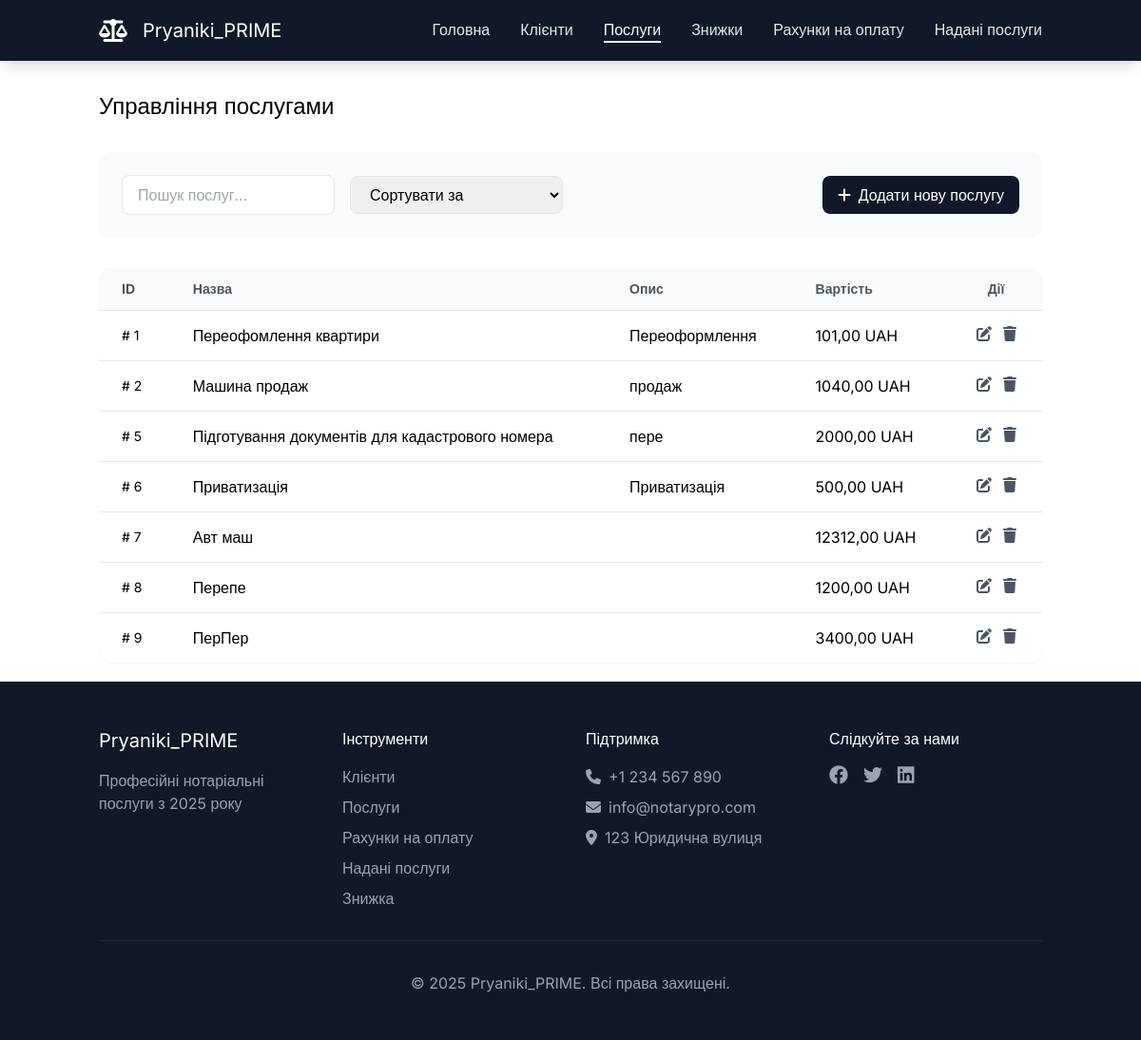
The app's page /services (signed in), older data.
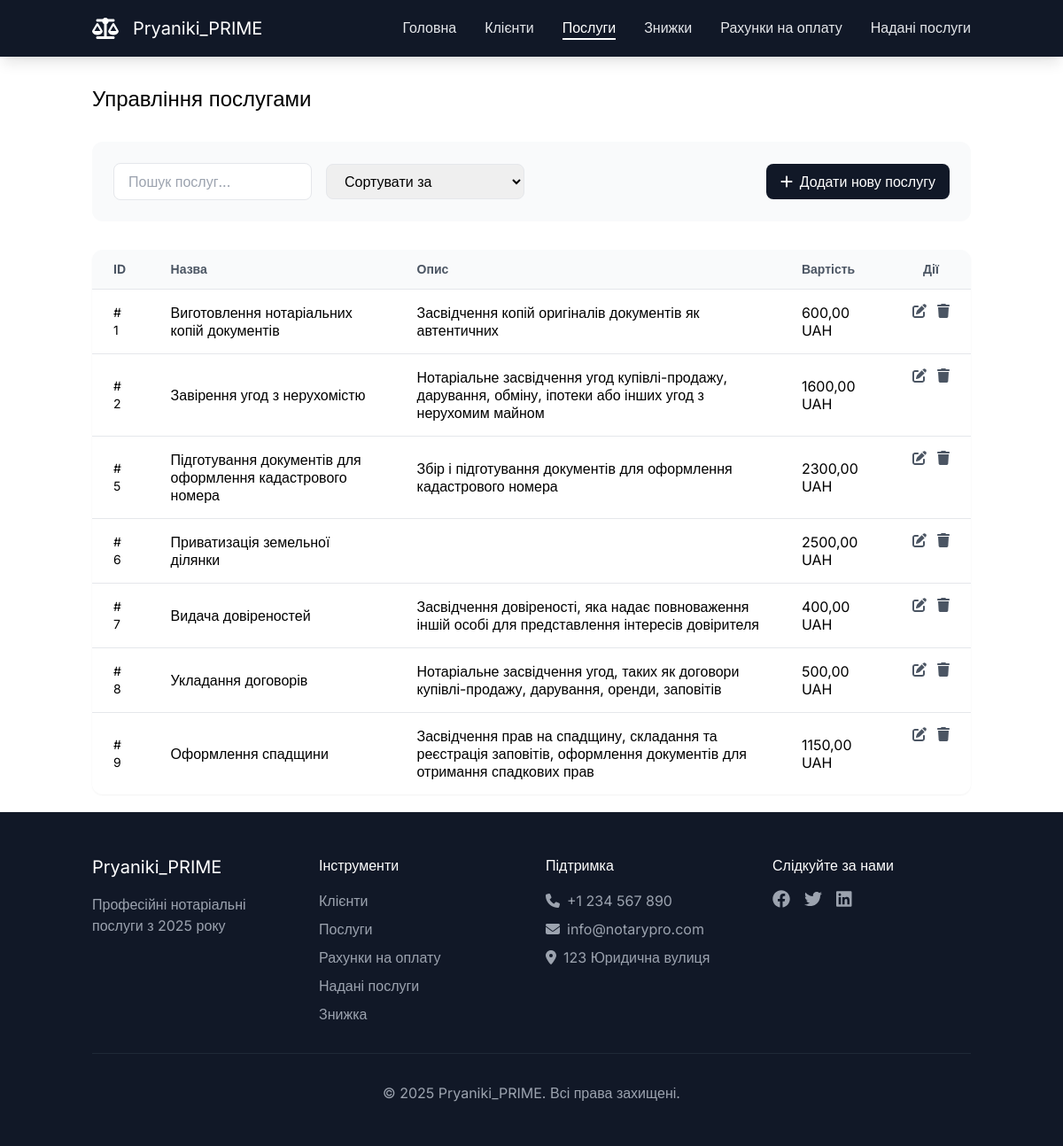
The same page, newer data.
### RealAgency/models.py (models this page shows)
class Service(models.Model):
    name = models.CharField(max_length=255)
    description = models.CharField(max_length=255)
    unit = models.CharField(max_length=255)
    price = models.DecimalField(max_digits=19, decimal_places=2)

### RealAgency/views.py (the view)
        def _wrapped_view(request, *args, **kwargs):
            if not request.user.is_authenticated:
                return redirect('login')
            if not any(group.name in roles for group in request.user.groups.all()):
                raise PermissionDenied("You are not permitted to perform this action.")
            return view_func(request, *args, **kwargs)

### RealAgency/views.py (called while the page is built)
def role_required(roles):
    def decorator(view_func):
        def _wrapped_view(request, *args, **kwargs):
            if not request.user.is_authenticated:
                return redirect('login')
            if not any(group.name in roles for group in request.user.groups.all()):
                raise PermissionDenied("You are not permitted to perform this action.")
            return view_func(request, *args, **kwargs)
        return _wrapped_view
    return decorator

### templates/services/main.html (shortened to what this page needs)
{% extends "base.html" %}
{% block content %}
<main id="main" class="pt-24">
            <div class="container mx-auto px-4">
                <div id="services-header" class="flex justify-between items-center mb-8">
                    <h1 class="text-2xl">Управління послугами</h1>
                </div>
                <div id="services-filters" class="bg-neutral-50 p-6 rounded-xl mb-8 grid grid-cols-4 gap-4 items-center">
                    <input type="text" id="search-input" placeholder="Пошук послуг..." value="{{ search_query }}"
    class="border border-neutral-200 rounded-lg px-4 py-2" />
                    <select id="sort-select" class="border border-neutral-200 rounded-lg px-4 py-2">
                        <option value="">Сортувати за</option>
                    </select>
                    <div class="col-span-2 flex justify-end">
                        <button
                                {% if "Manager" in user_groups %} style="display:block;" {% else %} style="display:none;" {% endif %}
                                id="add-service" class="bg-neutral-900 text-white px-4 py-2 rounded-lg hover:bg-neutral-800">
                            <i class="fa-solid fa-plus mr-2"></i>Додати нову послугу
                        </button>
                    </div>
                </div>
                <div id="services-table" class="bg-white rounded-xl shadow-sm overflow-hidden">
                    <table class="w-full">
                        <thead class="bg-neutral-50 border-b border-neutral-200">
                            <tr>
                                <th class="px-6 py-3 text-left text-sm text-neutral-600">ID</th>
                                <th class="px-6 py-3 text-left text-sm text-neutral-600">Назва</th>
                                <th class="px-6 py-3 text-left text-sm text-neutral-600">Опис</th>
                                <th class="px-6 py-3 text-left text-sm text-neutral-600">Вартість</th>
                                <th
                                        {% if "Manager" in user_groups %} style="display:block;" {% else %} style="display:none;" {% endif %}
                                        class="px-6 py-3 text-central text-sm text-neutral-600">Дії</th>
                            </tr>
                        </thead>
                        <tbody class="divide-y divide-neutral-200">
                            {% for service in services %}
                                <tr class="hover:bg-neutral-50">
                                <td class="px-6 py-4 text-sm"># {{ service.id }}</td>
                                <td class="px-6 py-4">{{ service.name }}</td>
                                <td class="px-6 py-4">{{ service.description }}</td>
                                <td class="px-6 py-4 text-left">{{ service.price }} UAH</td>
                                <td class="px-6 py-4"
                                        {% if "Manager" in user_groups %} style="display:block;" {% else %} style="display:none;" {% endif %}>
                                    <div class="flex justify-center space-x-3">
                                        <button class="edit-service text-neutral-600 hover:text-neutral-900"
                                                data-id="{{ service.id }}"
                                                data-name="{{ service.name }}"
                                                data-description="{{ service.description }}"
                                                data-price="{{ service.price }}">
                                            <i class="fa-solid fa-pen-to-square"></i>
                                        </button>
                                        <button class="delete-service text-neutral-600 hover:text-neutral-900"
                                                data-id="{{ service.id }}">
                                            <i class="fa-solid fa-trash"></i>
                                        </button>
                                    </div>
                                </td>
                                </tr>
                            {% endfor %}
                        </tbody>
                    </table>
                </div>
            </div>
        </main>
        {% include "services/modal_service.html" %}
{% endblock %}

### templates/base.html (shortened to what this page needs)
<head>
    <script src="https://cdn.tailwindcss.com"></script>
</head>
<header id="header" class="fixed w-full bg-neutral-900 shadow-lg z-50">
            <div class="container mx-auto px-4">
                <div class="flex items-center justify-between h-16">
                    <div class="flex items-center space-x-4">
                        <i class="fa-solid fa-scale-balanced text-2xl text-white"></i>
                        <span class="text-xl text-white">Pryaniki_PRIME</span>
                    </div>
                    <nav class="hidden md:flex space-x-8">
    <a href="{% url 'home' %}" class="cursor-pointer {% if request.path == '/' %}text-white border-b-2 border-white{% else %}text-neutral-200 hover:text-white{% endif %}">Головна</a>
    <a href="{% url 'clients' %}" class="cursor-pointer {% if request.path == '/clients' %}text-white border-b-2 border-white{% else %}text-neutral-200 hover:text-white{% endif %}">Клієнти</a>
    <a href="{% url 'services' %}" class="cursor-pointer {% if request.path == '/services' %}text-white border-b-2 border-white{% else %}text-neutral-200 hover:text-white{% endif %}">Послуги</a>
    <a href="{% url 'discounts' %}" class="cursor-pointer {% if request.path == '/discounts' %}text-white border-b-2 border-white{% else %}text-neutral-200 hover:text-white{% endif %}">Знижки</a>
    <a href="{% url 'invoices' %}" class="cursor-pointer {% if request.path == '/invoices' %}text-white border-b-2 border-white{% else %}text-neutral-200 hover:text-white{% endif %}">Рахунки на оплату</a>
    <a href="{% url 'provided_services' %}" class="cursor-pointer {% if request.path == '/provided_services' %}text-white border-b-2 border-white{% else %}text-neutral-200 hover:text-white{% endif %}">Надані послуги</a>
</nav>
                </div>
            </div>
        </header>
<div class="content" style="margin-bottom: 20px">
    {% block content %}{% endblock %}
</div>
<footer id="footer" class="bg-neutral-900 text-white py-12">
            <div class="container mx-auto px-4">
                <div class="grid grid-cols-1 md:grid-cols-4 gap-8">
                    <div>
                        <h3 class="text-xl mb-4">Pryaniki_PRIME</h3>
                        <p class="text-neutral-400">Професійні нотаріальні послуги з 2025 року</p>
                    </div>
                    <div>
                        <h4 class="mb-4">Інструменти</h4>
                        <ul class="space-y-2 text-neutral-400">
                            <li>Клієнти</li>
                            <li>Послуги</li>
                            <li>Рахунки на оплату</li>
                            <li>Надані послуги</li>
                            <li>Знижка</li>
                        </ul>
                    </div>
                    <div>
                        <h4 class="mb-4">Підтримка</h4>
                        <ul class="space-y-2 text-neutral-400">
                            <li><i class="fa-solid fa-phone mr-2"></i>+1 234 567 890</li>
                            <li><i class="fa-solid fa-envelope mr-2"></i>info@notarypro.com</li>
                            <li><i class="fa-solid fa-location-dot mr-2"></i>123 Юридична вулиця</li>
                        </ul>
                    </div>
                    <div>
                        <h4 class="mb-4">Слідкуйте за нами</h4>
                        <div class="flex space-x-4">
                            <span class="text-neutral-400 hover:text-white cursor-pointer"><i
                                    class="fa-brands fa-facebook text-xl"></i></span>
                            <span class="text-neutral-400 hover:text-white cursor-pointer"><i
                                    class="fa-brands fa-twitter text-xl"></i></span>
                            <span class="text-neutral-400 hover:text-white cursor-pointer"><i
                                    class="fa-brands fa-linkedin text-xl"></i></span>
                        </div>
                    </div>
                </div>
                <div class="border-t border-neutral-800 mt-8 pt-8 text-center text-neutral-400">
                    <p>&copy; 2025 Pryaniki_PRIME. Всі права захищені.</p>
                </div>
            </div>
        </footer>

### templates/services/modal_service.html (shortened to what this page needs)
<body class="h-full text-base-content">
</body>

### templates/base.html (style rules this page uses)
* { font-family: "Inter", sans-serif; }

Row changes from the older to the newer data that the page shows:
changed Service id 1: name "Переофомлення квартири" → "Виготовлення нотаріальних копій документів"; description "Переоформлення" → "Засвідчення копій оригіналів документів як автентичних"; price "101,00" → "600,00"
changed Service id 2: name "Машина продаж" → "Завірення угод з нерухомістю"; description "продаж" → "Нотаріальне засвідчення угод купівлі-продажу, дарування, обміну, іпотеки або інших угод з нерухомим майном"; price "1040,00" → "1600,00"
changed Service id 5: name "Підготування документів для кадастрового номера" → "Підготування документів для оформлення кадастрового номера"; description "пере" → "Збір і підготування документів для оформлення кадастрового номера"; price "2000,00" → "2300,00"
changed Service id 6: name "Приватизація" → "Приватизація земельної ділянки"; price "500,00" → "2500,00"; description "Приватизація" → (not shown)
changed Service id 7: name "Авт маш" → "Видача довіреностей"; description (not shown) → "Засвідчення довіреності, яка надає повноваження іншій особі для представлення інтересів довірителя"; price "12312,00" → "400,00"
changed Service id 8: name "Перепе" → "Укладання договорів"; description (not shown) → "Нотаріальне засвідчення угод, таких як договори купівлі-продажу, дарування, оренди, заповітів"; price "1200,00" → "500,00"
changed Service id 9: name "ПерПер" → "Оформлення спадщини"; description (not shown) → "Засвідчення прав на спадщину, складання та реєстрація заповітів, оформлення документів для отримання спадкових прав"; price "3400,00" → "1150,00"
